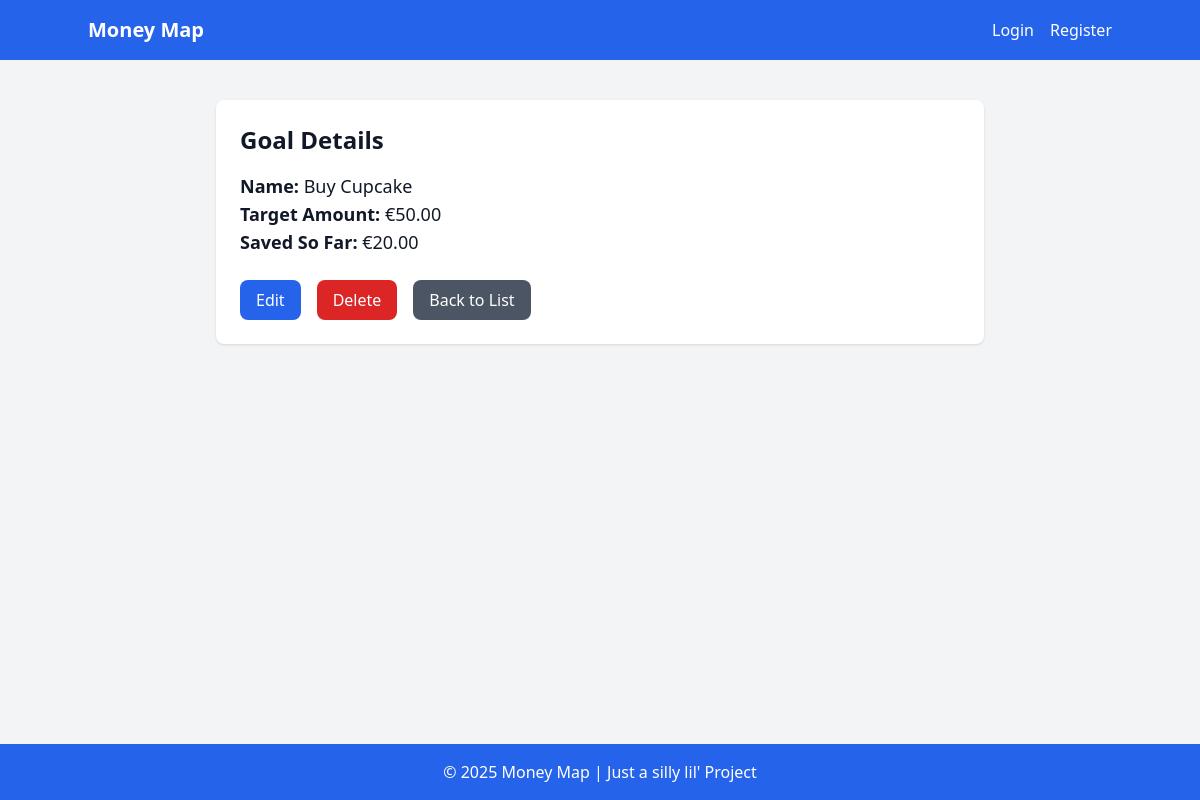
Page /saving-goals/1/ on the committed database.
### main/models.py (models this page shows, shortened)
class Goal(models.Model):
    name = models.CharField(max_length=20)
    amount = models.DecimalField(max_digits=10, decimal_places=2, default=0.00)
    saved = models.DecimalField(max_digits=10, decimal_places=2, default=0.00)
    user = models.ForeignKey(User, default=1, on_delete=models.CASCADE)

### main/views.py (the view)
# urls.py: path('saving-goals/<int:pk>/', GoalDetail.as_view(), name='goal_detail'),
class GoalDetail(BaseDetailView):
    model = Goal
    template_name = 'main/goal_detail.html'

### templates/main/goal_detail.html (shortened to what this page needs)
{% extends 'base.html' %}
{% block content %}
<div class="max-w-3xl mx-auto bg-white p-6 rounded-lg shadow">
    <h1 class="text-2xl font-bold mb-4">Goal Details</h1>
    <div class="grid grid-cols-2 gap-4">
        <div>
            <p class="text-lg"><strong>Name:</strong> {{ goal.name }}</p>
            <p class="text-lg"><strong>Target Amount:</strong> €{{ goal.amount|floatformat:2 }}</p>
            <p class="text-lg"><strong>Saved So Far:</strong> €{{ goal.saved|floatformat:2 }}</p>
        </div>
    </div>
    <div class="mt-6 flex space-x-4">
        <a href="{% url 'goal_update' goal.pk %}" class="bg-blue-600 text-white px-4 py-2 rounded-lg hover:bg-blue-700">Edit</a>
        <a href="{% url 'goal_delete' goal.pk %}" class="bg-red-600 text-white px-4 py-2 rounded-lg hover:bg-red-700">Delete</a>
        <a href="{% url 'goal_list' %}" class="bg-gray-600 text-white px-4 py-2 rounded-lg hover:bg-gray-700">Back to List</a>
    </div>
</div>
{% endblock %}

### rows in the picture
Goal: name "Buy Cupcake", amount "50.00", saved "20.00"
